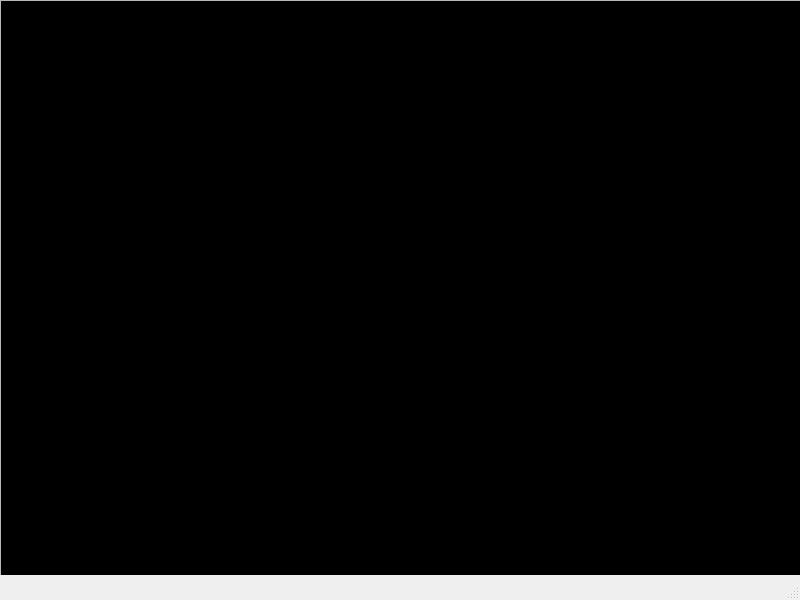
<?xml version="1.0" encoding="UTF-8"?>
<ui version="4.0">
 <class>MainWindow</class>
 <widget class="QMainWindow" name="MainWindow">
  <property name="geometry">
   <rect>
    <x>0</x>
    <y>0</y>
    <width>800</width>
    <height>600</height>
   </rect>
  </property>
  <property name="windowTitle">
   <string>Compiler Output</string>
  </property>
  <widget class="QWidget" name="centralwidget">
   <property name="minimumSize">
    <size>
     <width>800</width>
     <height>575</height>
    </size>
   </property>
   <property name="maximumSize">
    <size>
     <width>800</width>
     <height>575</height>
    </size>
   </property>
   <widget class="QTextEdit" name="textEdit">
    <property name="geometry">
     <rect>
      <x>0</x>
      <y>0</y>
      <width>801</width>
      <height>581</height>
     </rect>
    </property>
    <property name="palette">
     <palette>
      <active>
       <colorrole role="Text">
        <brush brushstyle="SolidPattern">
         <color alpha="255">
          <red>255</red>
          <green>255</green>
          <blue>255</blue>
         </color>
        </brush>
       </colorrole>
       <colorrole role="Base">
        <brush brushstyle="SolidPattern">
         <color alpha="255">
          <red>0</red>
          <green>0</green>
          <blue>0</blue>
         </color>
        </brush>
       </colorrole>
       <colorrole role="PlaceholderText">
        <brush brushstyle="SolidPattern">
         <color alpha="128">
          <red>255</red>
          <green>255</green>
          <blue>255</blue>
         </color>
        </brush>
       </colorrole>
      </active>
      <inactive>
       <colorrole role="Text">
        <brush brushstyle="SolidPattern">
         <color alpha="255">
          <red>255</red>
          <green>255</green>
          <blue>255</blue>
         </color>
        </brush>
       </colorrole>
       <colorrole role="Base">
        <brush brushstyle="SolidPattern">
         <color alpha="255">
          <red>0</red>
          <green>0</green>
          <blue>0</blue>
         </color>
        </brush>
       </colorrole>
       <colorrole role="PlaceholderText">
        <brush brushstyle="SolidPattern">
         <color alpha="128">
          <red>255</red>
          <green>255</green>
          <blue>255</blue>
         </color>
        </brush>
       </colorrole>
      </inactive>
      <disabled>
       <colorrole role="Text">
        <brush brushstyle="SolidPattern">
         <color alpha="255">
          <red>120</red>
          <green>120</green>
          <blue>120</blue>
         </color>
        </brush>
       </colorrole>
       <colorrole role="Base">
        <brush brushstyle="SolidPattern">
         <color alpha="255">
          <red>240</red>
          <green>240</green>
          <blue>240</blue>
         </color>
        </brush>
       </colorrole>
       <colorrole role="PlaceholderText">
        <brush brushstyle="SolidPattern">
         <color alpha="128">
          <red>0</red>
          <green>0</green>
          <blue>0</blue>
         </color>
        </brush>
       </colorrole>
      </disabled>
     </palette>
    </property>
    <property name="font">
     <font>
      <family>Microsoft JhengHei</family>
      <pointsize>12</pointsize>
     </font>
    </property>
    <property name="readOnly">
     <bool>true</bool>
    </property>
   </widget>
  </widget>
  <widget class="QStatusBar" name="statusbar"/>
 </widget>
 <resources/>
 <connections/>
</ui>
